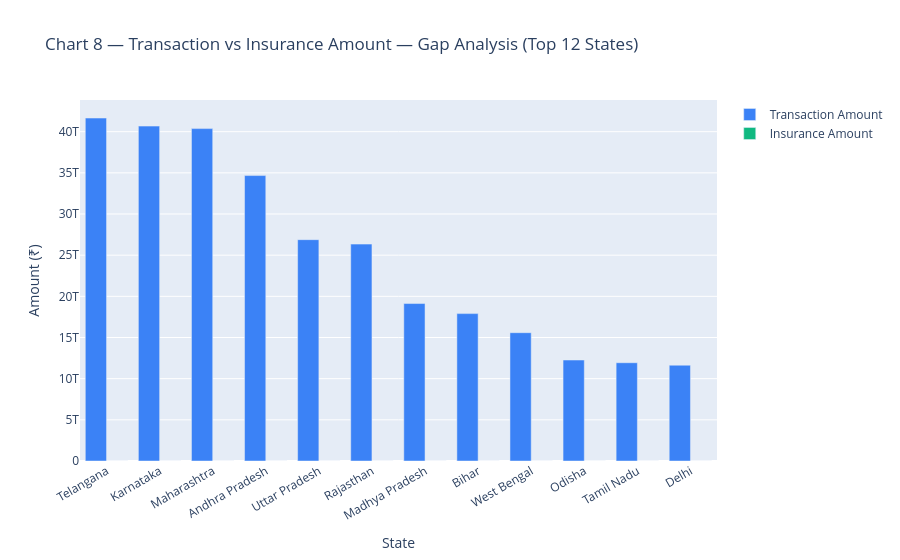

Notebook source saved alongside this figure:
### Markdown cell above
#### Chart - 8 — Transaction vs Insurance Amount Gap Analysis (Grouped Bar)
**Analysis Type:** Bivariate — Numerical vs Categorical

### Code cell
# Chart - 8: Transaction vs Insurance Amount Gap Analysis (Grouped Bar)
df_c8 = run("""
    WITH txn AS (
        SELECT state, SUM(transaction_amount) AS txn_amount
        FROM   aggregated_transaction GROUP BY state
    ),
    ins AS (
        SELECT state, SUM(insurance_amount) AS ins_amount
        FROM   aggregated_insurance GROUP BY state
    )
    SELECT t.state, t.txn_amount,
           COALESCE(i.ins_amount, 0) AS ins_amount,
           ROUND((COALESCE(i.ins_amount,0)/NULLIF(t.txn_amount,0)*100)::numeric,4) AS ins_penetration_pct
    FROM   txn t LEFT JOIN ins i ON t.state = i.state
    ORDER  BY t.txn_amount DESC LIMIT 12
""")
df_c8 = clean_state(df_c8)

fig = go.Figure()
fig.add_trace(go.Bar(name='Transaction Amount', x=df_c8['state'],
                     y=df_c8['txn_amount'], marker_color='#3b82f6'))
fig.add_trace(go.Bar(name='Insurance Amount',   x=df_c8['state'],
                     y=df_c8['ins_amount'],   marker_color='#10b981'))
fig.update_layout(
    barmode='group',
    title='Chart 8 — Transaction vs Insurance Amount — Gap Analysis (Top 12 States)',
    xaxis_title='State', yaxis_title='Amount (₹)', xaxis_tickangle=-30
)
fig.show()
display(df_c8[['state','ins_penetration_pct']].sort_values('ins_penetration_pct', ascending=False))

### Figure 1 — Plotly figure (JSON) as saved in the notebook; plotly's stock layout.template omitted (floating-point values rounded to 4 significant figures)
{"data": [{"marker": {"color": "#3b82f6"}, "name": "Transaction Amount", "type": "bar", "x": ["Telangana", "Karnataka", "Maharashtra", "Andhra Pradesh", "Uttar Pradesh", "Rajasthan", "Madhya Pradesh", "Bihar", "West Bengal", "Odisha", "Tamil Nadu", "Delhi"], "y": [41660000000000.0, 40680000000000.0, 40370000000000.0, 34670000000000.0, 26890000000000.0, 26340000000000.0, 19130000000000.0, 17900000000000.0, 15580000000000.0, 12260000000000.0, 11940000000000.0, 11640000000000.0]}, {"marker": {"color": "#10b981"}, "name": "Insurance Amount", "type": "bar", "x": ["Telangana", "Karnataka", "Maharashtra", "Andhra Pradesh", "Uttar Pradesh", "Rajasthan", "Madhya Pradesh", "Bihar", "West Bengal", "Odisha", "Tamil Nadu", "Delhi"], "y": [1171000000.0, 2743000000.0, 2363000000.0, 812200000.0, 1740000000.0, 959700000.0, 711200000.0, 671100000.0, 1052000000.0, 416600000.0, 1556000000.0, 815400000.0]}], "layout": {"autosize": true, "barmode": "group", "title": {"text": "Chart 8 — Transaction vs Insurance Amount — Gap Analysis (Top 12 States)"}, "xaxis": {"autorange": true, "range": [-0.5, 11.5], "tickangle": -30, "title": {"text": "State"}, "type": "category"}, "yaxis": {"autorange": true, "range": [0, 43850000000000.0], "title": {"text": "Amount (₹)"}, "type": "linear"}}}
